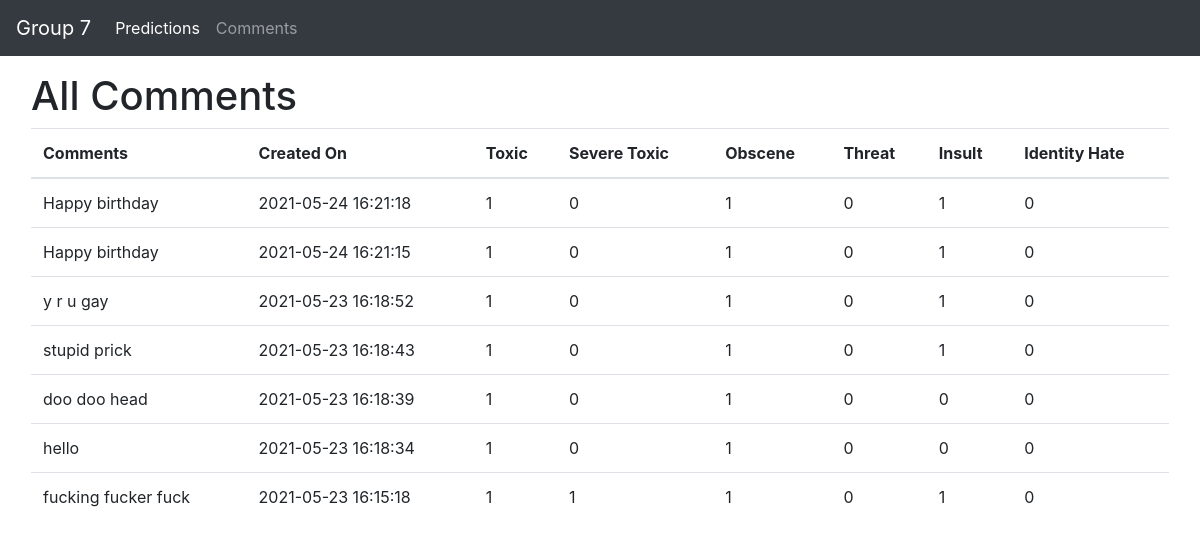
The page /comment on the database as committed earlier.
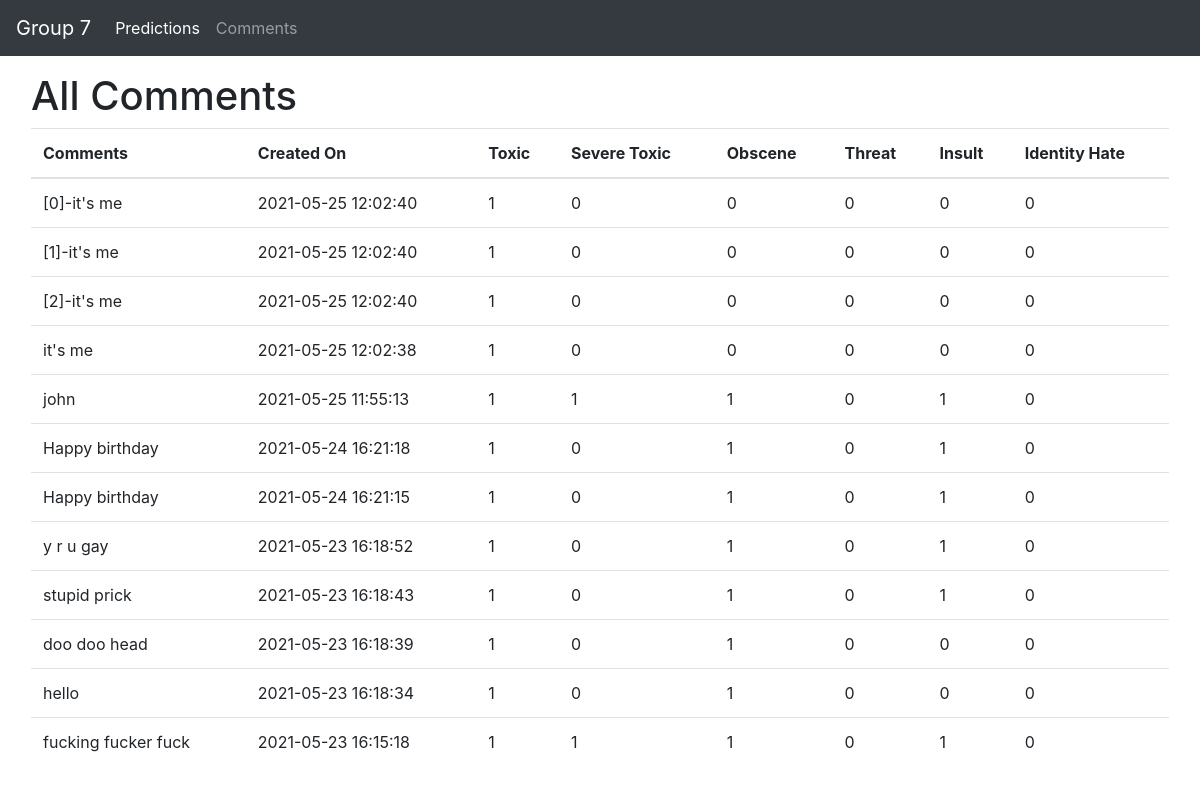
The same page on the database as committed later.
### tables this page shows
CREATE TABLE comment (
    id INTEGER PRIMARY KEY AUTOINCREMENT,
    comment_text TEXT NOT NULL,
    created TIMESTAMP NOT NULL DEFAULT CURRENT_TIMESTAMP,
    toxic INTEGER NOT NULL,
    severe_toxic INTEGER NOT NULL,
    obscene INTEGER NOT NULL,
    threat INTEGER NOT NULL,
    insult INTEGER NOT NULL,
    identity_hate INTEGER NOT NULL
);

### flask_implementation/comment.py (the view)
@bp.route('/comment', methods=['GET'])
def comments():
    con = sqlite3.connect("./instance/database.db") #get_db()
    db = con.cursor()
    global all_comments
    try:
        db.execute(
            'SELECT *'
            ' FROM comment'
            ' ORDER BY created DESC'
        )
        all_comments = db.fetchall()
        con.close()
    except sqlite3.Error as e:
        logging.error(e)
    except Exception as e:
        logging.error(e)
    return render_template('comment/comments.html', comments=all_comments)

### flask_implementation/templates/comment/comments.html
{% extends 'base.html' %}
{% block header %}
<div class="container-fluid">
    <h1>{% block title %}All Comments{% endblock %}</h1>
</div>
{% endblock %}
{% block content %}
<div class="container-fluid">
    <table class="table">
        <thead>
            <tr>
                <th scope="col">Comments</th>
                <th scope="col">Created On</th>
                <th scope="col">Toxic</th>
                <th scope="col">Severe Toxic</th>
                <th scope="col">Obscene</th>
                <th scope="col">Threat</th>
                <th scope="col">Insult</th>
                <th scope="col">Identity Hate</th>
            </tr>
        </thead>
        {% for comment in comments %}
        <tr>
            <td>{{ comment[1] }}</td>
            <td>{{ comment[2] }}</td>
            <td>{{ comment[3] }}</td>
            <td>{{ comment[4] }}</td>
            <td>{{ comment[5] }}</td>
            <td>{{ comment[6] }}</td>
            <td>{{ comment[7] }}</td>
            <td>{{ comment[8] }}</td>
        </tr>
        {% endfor %}
    </table>
</div>
{% endblock %}

### flask_implementation/templates/base.html (shortened to what this page needs)
<!doctype html>
<html lang="en">
<head>
    <link rel="stylesheet" href="https://maxcdn.bootstrapcdn.com/bootstrap/4.0.0/css/bootstrap.min.css"
>
</head>
<body>
    <nav class="navbar navbar-dark bg-dark navbar-expand-sm">
        <a class="navbar-brand" href="{{ url_for('index') }}">Group 7</a>
        <div class="collapse navbar-collapse" id="navbarSupportedContent">
            <ul class="navbar-nav mr-auto">
                <li class="nav-item active">
                    <a class="nav-link" href="{{ url_for('prediction.predictions') }}">Predictions</a>
                </li>
                <li class="nav-item">
                    <a class="nav-link" href="{{ url_for('comment.comments')}}">Comments</a>
                </li>
            </ul>
        </div>
    </nav>
    <div class="container-fluid p-3">
        <header>
            {% block header %}{% endblock %}
        </header>
        {% block content %}{% endblock %}
    </div>
</body>
</html>

Rows that differ between the two databases and show on the page:
added comment: comment_text "[0]-it's me", created "2021-05-25 12:02:40", toxic "1", severe_toxic "0", obscene "0", threat "0", insult "0", identity_hate "0"
added comment: comment_text "[1]-it's me", created "2021-05-25 12:02:40", toxic "1", severe_toxic "0", obscene "0", threat "0", insult "0", identity_hate "0"
added comment: comment_text "[2]-it's me", created "2021-05-25 12:02:40", toxic "1", severe_toxic "0", obscene "0", threat "0", insult "0", identity_hate "0"
added comment: comment_text "it's me", created "2021-05-25 12:02:38", toxic "1", severe_toxic "0", obscene "0", threat "0", insult "0", identity_hate "0"
added comment: comment_text "john", created "2021-05-25 11:55:13", toxic "1", severe_toxic "1", obscene "1", threat "0", insult "1", identity_hate "0"
